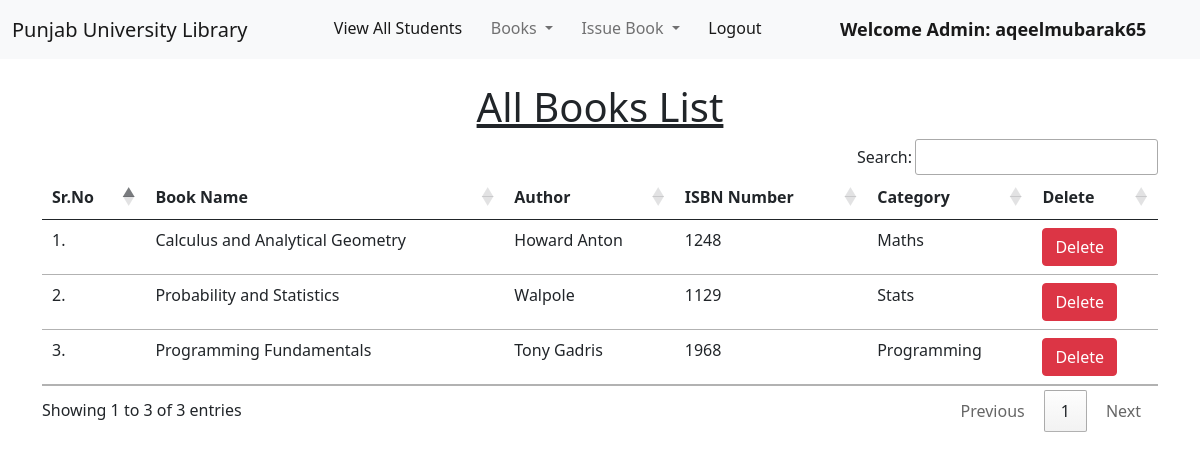
Screenshot of /view_books/ (signed in) with the database file from the repository.
### library/models.py (models this page shows, shortened)
class Book(models.Model):
    name = models.CharField(max_length=200)
    author = models.CharField(max_length=200)
    isbn = models.PositiveIntegerField()
    category = models.CharField(max_length=50)

### library/views.py (the view)
# urls.py: path("view_books/", views.view_books, name="view_books"),
@login_required(login_url = '/admin_login')
def view_books(request):
    books = Book.objects.all()
    return render(request, "view_books.html", {'books':books})

### library/templates/view_books.html (shortened to what this page needs)
{% extends 'admin_navbar.html' %}
{% load static %}
{% block body %}
<div class="container mt-4">
    <h1 class="text-center"><u>All Books List</u></h1>
    <table class="table table-hover" id="example">
        <thead>
            <tr>
                <th>Sr.No</th>
                <th>Book Name</th>
                <th>Author</th>
                <th>ISBN Number</th>
                <th>Category</th>
                <th>Delete</th>
            </tr>
        </thead>
        <tbody>
            {% for book in books %}
            <tr>
                <td>{{forloop.counter}}.</td>
                <td>{{book.name}}</td>
                <td>{{book.author}}</td>
                <td>{{book.isbn}}</td>
                <td>{{book.category}}</td>
                <td><a href="/delete_book/{{book.id}}/" class="btn btn-danger" onclick="return confirm('Are you sure you want to delete this book?')">Delete</a></td>
            </tr>
            {% endfor %}
        </tbody>
    </table>
    </div>
{% endblock %}

### library/templates/admin_navbar.html (shortened to what this page needs)
<!doctype html>
<html lang="en">
  <head>
    <link href="https://cdn.jsdelivr.net/npm/bootstrap@5.1.0/dist/css/bootstrap.min.css" rel="stylesheet">
    <link rel="stylesheet" href="https://cdn.datatables.net/1.10.25/css/jquery.dataTables.min.css">
    <link rel="stylesheet" href="https://cdn.datatables.net/buttons/1.7.1/css/buttons.dataTables.min.css">
  </head>
  <body>
    <nav class="navbar navbar-expand-lg navbar-light bg-light">
        <div class="container-fluid">
          <a class="navbar-brand" href="#">Punjab University Library</a>
          <div class="collapse navbar-collapse" id="navbarSupportedContent">
            <ul class="navbar-nav me-auto mb-2 mb-lg-0">
              <li class="nav-item">
                <a class="nav-link active" aria-current="page" href="/view_students/">View All Students</a>
              </li>
              <li class="nav-item dropdown">
                <a class="nav-link dropdown-toggle" href="#" id="navbarDropdown" role="button" data-bs-toggle="dropdown" aria-expanded="false">
                  Books
                </a>
              </li>
              <li class="nav-item dropdown">
                <a class="nav-link dropdown-toggle" href="#" id="navbarDropdown" role="button" data-bs-toggle="dropdown" aria-expanded="false">
                  Issue Book
                </a>
              </li>
              <li class="nav-item">
                <a class="nav-link active" aria-current="page" href="/logout/">Logout</a>
              </li>
              <li class="nav-item">
                <a style="font-weight:600; font-family:'Segoe UI', Tahoma, Geneva, Verdana, sans-serif; font-size: large;" class="nav-link active" href="#">Welcome Admin: {{request.user}}</a>
              </li>
            </ul>
          </div>
        </div>
      </nav>
      {% block body %}
      {% endblock %}
  </body>
</html>

### rows the page displays
Book: name "Calculus and Analytical Geometry", author "Howard Anton", isbn "1248", category "Maths"
Book: name "Probability and Statistics", author "Walpole", isbn "1129", category "Stats"
Book: name "Programming Fundamentals", author "Tony Gadris", isbn "1968", category "Programming"

### other values shown
{{ request.user }} "aqeelmubarak65"
